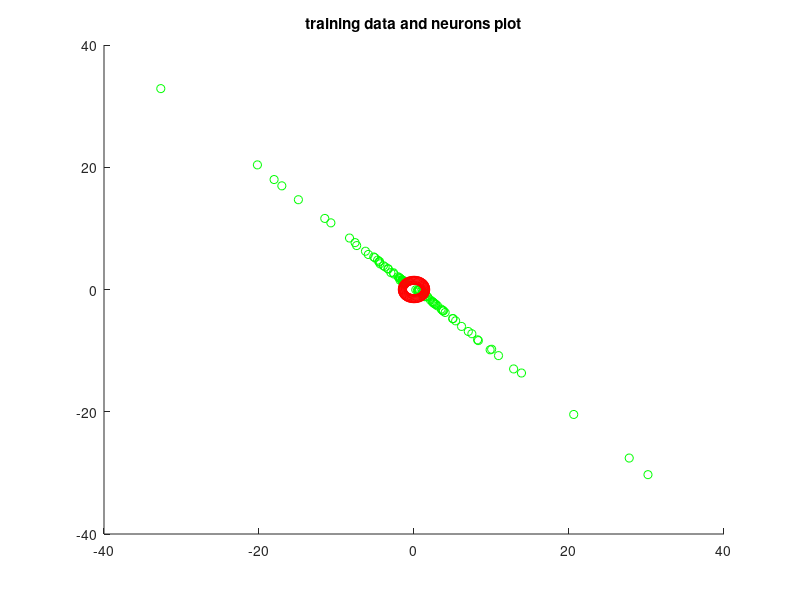

Source code (MATLAB): (Note: this script raises an error after producing the figure.)

%%%%%%%%%%%%%%%%%%%%%%%%%%%%%%%%%%%%%%%%%%%%%%%%%%%%%%%%
% 
% ABHISHEK MEENA
% Depatment of Electrical Engineering 
% IIT KANPUR

%%%%%%%%%%%%%%%%%%%%%%%%%%%%%%%%%%%%%%%%%%%%%%%%%%%%%%%%%%

clear all;
clc;

%%
%  Part-1   TRAINING
%% intializing the parameters
neu = 10*10;
theta_gamma = rand(neu,2);
h_gamma = zeros(neu,1);
A_gamma = cell(neu,1);
w_gamma = zeros(neu,2);
sigma_ini = .1;
sigma_final = .1;
eta_ini = .1;
eta_fin = .1;

%% finding A_gamma and W_gamma
for i = 1:neu
    A_gamma{i} = [-sin(theta_gamma(i,1)), -sin(theta_gamma(i,2)); cos(theta_gamma(i,1)), cos(theta_gamma(i,2))];
    A_gamma{i} = (A_gamma{i})^(-1);
    w_gamma(i,:) = (A_gamma{i}*theta_gamma(i,:)')';
  
end
% w_gamma = rand(neu,2);
error = zeros(100);
% training_data =rand(200,2);

%% generating training data
x0=0; % x0 an y0 center coordinates
y0=0;  
radius=1.5;  % radius
angle=-pi:0.1:pi;
angl=angle(randperm(numel(angle),15));
r=rand(1,15)*radius;
x=r.*cos(angl)+x0;
y=r.*sin(angl)+y0;
xc=radius.*cos(angle)+x0;
yc=radius.*sin(angle)+y0;
training_data(:,1)=xc';
training_data(:,2)=yc';
%%
figure(1)
scatter(w_gamma(:,1),w_gamma(:,2),'g');
hold on
scatter(training_data(:,1),training_data(:,2),'r');
hold off
title('training data and neurons plot');
%% mapping function
[I,J] = ind2sub([10, 10], 1:100);

for i = 1:100
    for k = 1:63
        ut = training_data(k,:)';
        %% computing winning neuron
        for k=1:100
            dist_mat_target(k,1) = norm(ut-w_gamma(k,:)');
        end
        [value win_neu_index] = min(dist_mat_target);
        sigma = sigma_ini*(sigma_final/sigma_ini)^(i/100);
        eta = eta_ini*(eta_fin/eta_ini)^(i/100);
        win_neu = [ I(win_neu_index) J(win_neu_index) ];
        %% h_gamma
        for k=1:100
            gamma = [I(k) J(k)];
            h_gamma(k,1)= exp(-((norm(win_neu-gamma))/(2*sigma*sigma)));
        end
        s = sum(h_gamma);
        %% theta0_out and theta1_OUT
        theta0_out = zeros(2,1);
        for j = 1:neu
            theta0_out = theta0_out + h_gamma(j)*(theta_gamma(j,:)' + A_gamma{j}*(ut - w_gamma(j,:)'));
        end
        theta0_out = theta0_out/s;
        v0 = forw_kinm(theta0_out);
        theta1_out = zeros(2,1);
        for j = 1:neu
            theta1_out = theta1_out + h_gamma(j)*A_gamma{j}*(ut-v0);
        end
        theta1_out = theta0_out + theta1_out/s;
        v1 = forw_kinm(theta1_out);
        delt_v = v1 - v0;
        del_theta = theta1_out - theta0_out;
        del_theta_gamma = zeros(2,1);
        del_A_gamma = zeros(2,1);
        %% UPDATION
        for j = 1:neu
            del_theta_gamma = del_theta_gamma + h_gamma(j)*(theta_gamma(j,:)' + A_gamma{j}*(v0 - w_gamma(j,:)'));
            del_A_gamma = del_A_gamma + h_gamma(j)* A_gamma{j}* delt_v;
        end
        del_theta_gamma = del_theta_gamma/s;
        del_A_gamma = del_A_gamma/s;
        for j = 1:neu
            w_gamma(j,:) = w_gamma(j,:) + eta*h_gamma(j)*(ut' - w_gamma(j,:));
            theta_gamma(j,:) = theta_gamma(j,:) + eta*( h_gamma(j)/s*(theta0_out - del_theta_gamma))';
            A_gamma{j} = A_gamma{j} + eta*h_gamma(j)/s/(norm(delt_v)^2)*(del_theta - del_A_gamma)*delt_v';
        end
    end
    error(i) = norm(v1 - ut);
end
figure(2)
plot(error);
title('ERROR PLOT');
xlabel('iterations');
ylabel('Error');


%%%%%%%%%%%%%%%%%%%%%%%%%%%%%%%%%%%%%%%%%%%%%%%%%%%%%%%%%%%%%%%%%%%%%%%%%%%%%%%%%%%%%%%%%%%%%%%%%%%%%%%%%%%%%%%%%%%%%%%%%%%%%%%%%%%%%%%%%%%%%%%%%%%%
%%

% Part-2 Verifying using the given input


u=[0.0,1.414; 1.414,0.0; 1.0,1.0; -1.0,-1.0; 0.8,1.2]

for t =1:5
    ut=u(t,:)';
    for k=1:100
        dist_mat_target(k,1) = norm(ut-w_gamma(k,:)');
    end
    [value win_neu_index] = min(dist_mat_target);
    
    win_neu = [ I(win_neu_index) J(win_neu_index) ];
    %% h_gamma
    for k=1:100
        gamma = [I(k) J(k)];
        h_gamma(k,1)= exp(-((norm(win_neu-gamma))/(2*sigma*sigma)));
    end
    s = sum(h_gamma);
    %% theta0_out and theta1_OUT
    theta0_out = zeros(2,1);
    for j = 1:neu
        theta0_out = theta0_out + h_gamma(j)*(theta_gamma(j,:)' + A_gamma{j}*(ut - w_gamma(j,:)'));
    end
    theta0_out = theta0_out/s;
    v0 = forw_kinm(theta0_out);
    theta1_out = zeros(2,1);
    for j = 1:neu
        theta1_out = theta1_out + h_gamma(j)*A_gamma{j}*(ut-v0);
    end
    theta1_out = theta0_out + theta1_out/s;
    v1 = forw_kinm(theta1_out);
    part1_out_XY(:,t)=v1;
    part1_out_theta(:,t)=theta1_out;
end
input = u
x_y_coordinates = part1_out_XY'
theta= part1_out_theta'





%%%%%%%%%%%%%%%%%%%%%%%%%%%%%%%%%%%%%%%%%%%%%%%%%%%%%%%%%%%%%%%%%%%%%%%%%%%%%%%%%%%%%%%%%%%%%%%%%%%
%%

% Part-3 Tracking a given  circle of radius 1.5 metre
%%

u=[1.5,1.5/1.414,0.0,-1.5/1.414,-1.5,-1.5/1.414,0,1.5/1.414;0,1.5/1.414,1.5,1.5/1.414,0,-1.5/1.414,-1.5,-1.5/1.414]';

v3=zeros(2,8);
theta3=zeros(2,8);
figure(5)
ang=0:0.01:2*3.14;
xp=1.5*cos(ang);
yp=1.5*sin(ang);
plot(xp,yp);
hold on
for p=1:8
    ut=u(p,:)';
    scatter(ut(1,1),ut(2,1),'o','r');
    hold on
    min_dis=1000;
    win_ind=0;
    %calculate winning neuron
    for k=1:100
        dist_mat_target(k,1) = norm(ut-w_gamma(k,:)');
    end
    [value win_neu_index] = min(dist_mat_target);
    
    win_neu = [ I(win_neu_index) J(win_neu_index) ];
    %calculate hgamma
    for k=1:100
        gamma = [I(k) J(k)];
        h_gamma(k,1)= exp(-((norm(win_neu-gamma))/(2*sigma*sigma)));
    end
    s = sum(h_gamma);
    
    theta0_out = zeros(2,1);
    for j = 1:neu
        theta0_out = theta0_out + h_gamma(j)*(theta_gamma(j,:)' + A_gamma{j}*(ut - w_gamma(j,:)'));
    end
    theta0_out = theta0_out/s;
    v0 = forw_kinm(theta0_out);
    theta1_out = zeros(2,1);
    for j = 1:neu
        theta1_out = theta1_out + h_gamma(j)*A_gamma{j}*(ut-v0);
    end
    theta1_out = theta0_out + theta1_out/s;
    v1 = forw_kinm(theta1_out);
    
    
    v3(:,p)=v1;
    %plot
    plot([0 cos(theta1_out(1,1))],[0 sin(theta1_out(1,1))]);
    hold on
    plot([cos(theta1_out(1,1)) cos(theta1_out(1,1))+cos(theta1_out(2,1))],[sin(theta1_out(1,1)) sin(theta1_out(1,1))+sin(theta1_out(2,1))]);
    hold on
    title('Tracking a given  circle of radius 1.5 metre');
end


















